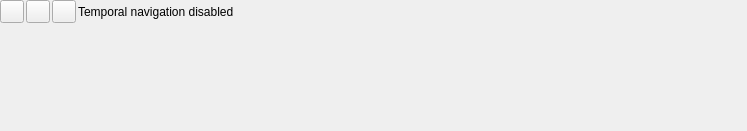
<?xml version="1.0" encoding="UTF-8"?>
<ui version="4.0">
 <class>QgsTemporalControllerWidgetBase</class>
 <widget class="QgsPanelWidget" name="QgsTemporalControllerWidgetBase">
  <property name="geometry">
   <rect>
    <x>0</x>
    <y>0</y>
    <width>747</width>
    <height>131</height>
   </rect>
  </property>
  <property name="windowTitle">
   <string>QgsDockWidget</string>
  </property>
  <layout class="QVBoxLayout" name="verticalLayout">
   <property name="leftMargin">
    <number>0</number>
   </property>
   <property name="topMargin">
    <number>0</number>
   </property>
   <property name="rightMargin">
    <number>0</number>
   </property>
   <property name="bottomMargin">
    <number>0</number>
   </property>
   <item>
    <layout class="QHBoxLayout" name="horizontalLayout">
     <property name="spacing">
      <number>2</number>
     </property>
     <item>
      <widget class="QToolButton" name="mNavigationOff">
       <property name="toolTip">
        <string>Turn off temporal navigation</string>
       </property>
       <property name="text">
        <string/>
       </property>
       <property name="icon">
        <iconset resource="../../images/images.qrc">
         <normaloff>:/images/themes/default/mTemporalNavigationOff.svg</normaloff>:/images/themes/default/mTemporalNavigationOff.svg</iconset>
       </property>
       <property name="checkable">
        <bool>true</bool>
       </property>
       <property name="autoRaise">
        <bool>false</bool>
       </property>
      </widget>
     </item>
     <item>
      <widget class="QToolButton" name="mNavigationFixedRange">
       <property name="toolTip">
        <string>Fixed range temporal navigation</string>
       </property>
       <property name="text">
        <string/>
       </property>
       <property name="icon">
        <iconset resource="../../images/images.qrc">
         <normaloff>:/images/themes/default/mTemporalNavigationFixedRange.svg</normaloff>:/images/themes/default/mTemporalNavigationFixedRange.svg</iconset>
       </property>
       <property name="checkable">
        <bool>true</bool>
       </property>
       <property name="autoRaise">
        <bool>false</bool>
       </property>
      </widget>
     </item>
     <item>
      <widget class="QToolButton" name="mNavigationAnimated">
       <property name="toolTip">
        <string>Animated temporal navigation</string>
       </property>
       <property name="text">
        <string/>
       </property>
       <property name="icon">
        <iconset resource="../../images/images.qrc">
         <normaloff>:/images/themes/default/mTemporalNavigationAnimated.svg</normaloff>:/images/themes/default/mTemporalNavigationAnimated.svg</iconset>
       </property>
       <property name="checkable">
        <bool>true</bool>
       </property>
       <property name="autoRaise">
        <bool>false</bool>
       </property>
      </widget>
     </item>
     <item>
      <widget class="QLabel" name="mCurrentRangeLabel">
       <property name="sizePolicy">
        <sizepolicy hsizetype="Expanding" vsizetype="Preferred">
         <horstretch>0</horstretch>
         <verstretch>0</verstretch>
        </sizepolicy>
       </property>
       <property name="text">
        <string>Temporal navigation disabled</string>
       </property>
      </widget>
     </item>
     <item>
      <widget class="QToolButton" name="mSettings">
       <property name="text">
        <string/>
       </property>
       <property name="icon">
        <iconset resource="../../images/images.qrc">
         <normaloff>:/images/themes/default/propertyicons/settings.svg</normaloff>:/images/themes/default/propertyicons/settings.svg</iconset>
       </property>
       <property name="autoRaise">
        <bool>true</bool>
       </property>
      </widget>
     </item>
    </layout>
   </item>
   <item>
    <widget class="QStackedWidget" name="mNavigationModeStackedWidget">
     <property name="sizePolicy">
      <sizepolicy hsizetype="Preferred" vsizetype="Fixed">
       <horstretch>0</horstretch>
       <verstretch>0</verstretch>
      </sizepolicy>
     </property>
     <property name="currentIndex">
      <number>0</number>
     </property>
     <widget class="QWidget" name="p1">
      <layout class="QVBoxLayout" name="verticalLayoutP1">
       <property name="spacing">
        <number>2</number>
       </property>
       <property name="leftMargin">
        <number>0</number>
       </property>
       <property name="topMargin">
        <number>0</number>
       </property>
       <property name="rightMargin">
        <number>0</number>
       </property>
       <property name="bottomMargin">
        <number>0</number>
       </property>
      </layout>
     </widget>
     <widget class="QWidget" name="p2">
      <layout class="QVBoxLayout" name="verticalLayoutP2">
       <property name="spacing">
        <number>2</number>
       </property>
       <property name="leftMargin">
        <number>0</number>
       </property>
       <property name="topMargin">
        <number>0</number>
       </property>
       <property name="rightMargin">
        <number>0</number>
       </property>
       <property name="bottomMargin">
        <number>0</number>
       </property>
       <item>
        <layout class="QHBoxLayout" name="horizontalLayout_5">
         <item>
          <widget class="QLabel" name="mFixedRangeRangeLabel">
           <property name="text">
            <string>Range</string>
           </property>
          </widget>
         </item>
         <item>
          <widget class="QDateTimeEdit" name="mFixedRangeStartDateTime">
           <property name="sizePolicy">
            <sizepolicy hsizetype="MinimumExpanding" vsizetype="Fixed">
             <horstretch>0</horstretch>
             <verstretch>0</verstretch>
            </sizepolicy>
           </property>
           <property name="displayFormat">
            <string>M/d/yyyy h:mm AP</string>
           </property>
           <property name="timeSpec">
            <enum>Qt::UTC</enum>
           </property>
          </widget>
         </item>
         <item>
          <widget class="QLabel" name="mFixedRangeRangeToLabel">
           <property name="text">
            <string>to </string>
           </property>
          </widget>
         </item>
         <item>
          <widget class="QDateTimeEdit" name="mFixedRangeEndDateTime">
           <property name="sizePolicy">
            <sizepolicy hsizetype="MinimumExpanding" vsizetype="Fixed">
             <horstretch>0</horstretch>
             <verstretch>0</verstretch>
            </sizepolicy>
           </property>
           <property name="displayFormat">
            <string>M/d/yyyy h:mm AP</string>
           </property>
           <property name="timeSpec">
            <enum>Qt::UTC</enum>
           </property>
          </widget>
         </item>
         <item>
          <widget class="QToolButton" name="mFixedRangeSetRangeButton">
           <property name="text">
            <string/>
           </property>
           <property name="icon">
            <iconset resource="../../images/images.qrc">
             <normaloff>:/images/themes/default/mActionRefresh.svg</normaloff>:/images/themes/default/mActionRefresh.svg</iconset>
           </property>
           <property name="autoRaise">
            <bool>true</bool>
           </property>
          </widget>
         </item>
         <item>
          <spacer name="horizontalSpacer2">
           <property name="orientation">
            <enum>Qt::Horizontal</enum>
           </property>
           <property name="sizeHint" stdset="0">
            <size>
             <width>40</width>
             <height>20</height>
            </size>
           </property>
          </spacer>
         </item>
        </layout>
       </item>
       <item>
        <spacer name="verticalSpacer2">
         <property name="orientation">
          <enum>Qt::Vertical</enum>
         </property>
         <property name="sizeHint" stdset="0">
          <size>
           <width>20</width>
           <height>0</height>
          </size>
         </property>
        </spacer>
       </item>
      </layout>
     </widget>
     <widget class="QWidget" name="p3">
      <layout class="QVBoxLayout" name="verticalLayoutP3">
       <property name="spacing">
        <number>2</number>
       </property>
       <property name="leftMargin">
        <number>0</number>
       </property>
       <property name="topMargin">
        <number>0</number>
       </property>
       <property name="rightMargin">
        <number>0</number>
       </property>
       <property name="bottomMargin">
        <number>0</number>
       </property>
       <item>
        <layout class="QHBoxLayout" name="horizontalLayout1">
         <property name="spacing">
          <number>2</number>
         </property>
         <item>
          <widget class="QPushButton" name="mRewindButton">
           <property name="text">
            <string/>
           </property>
           <property name="icon">
            <iconset resource="../../images/images.qrc">
             <normaloff>:/images/themes/default/temporal_navigation/rewindToStart.svg</normaloff>:/images/themes/default/temporal_navigation/rewindToStart.svg</iconset>
           </property>
          </widget>
         </item>
         <item>
          <widget class="QPushButton" name="mPreviousButton">
           <property name="text">
            <string/>
           </property>
           <property name="icon">
            <iconset resource="../../images/images.qrc">
             <normaloff>:/images/themes/default/temporal_navigation/previous.svg</normaloff>:/images/themes/default/temporal_navigation/previous.svg</iconset>
           </property>
          </widget>
         </item>
         <item>
          <widget class="QPushButton" name="mBackButton">
           <property name="text">
            <string/>
           </property>
           <property name="icon">
            <iconset resource="../../images/images.qrc">
             <normaloff>:/images/themes/default/temporal_navigation/back.svg</normaloff>:/images/themes/default/temporal_navigation/back.svg</iconset>
           </property>
           <property name="checkable">
            <bool>true</bool>
           </property>
          </widget>
         </item>
         <item>
          <widget class="QPushButton" name="mStopButton">
           <property name="text">
            <string/>
           </property>
           <property name="icon">
            <iconset resource="../../images/images.qrc">
             <normaloff>:/images/themes/default/temporal_navigation/pause.svg</normaloff>:/images/themes/default/temporal_navigation/pause.svg</iconset>
           </property>
           <property name="checkable">
            <bool>true</bool>
           </property>
          </widget>
         </item>
         <item>
          <widget class="QPushButton" name="mForwardButton">
           <property name="text">
            <string/>
           </property>
           <property name="icon">
            <iconset resource="../../images/images.qrc">
             <normaloff>:/images/themes/default/temporal_navigation/forward.svg</normaloff>:/images/themes/default/temporal_navigation/forward.svg</iconset>
           </property>
           <property name="checkable">
            <bool>true</bool>
           </property>
          </widget>
         </item>
         <item>
          <widget class="QPushButton" name="mNextButton">
           <property name="text">
            <string/>
           </property>
           <property name="icon">
            <iconset resource="../../images/images.qrc">
             <normaloff>:/images/themes/default/temporal_navigation/next.svg</normaloff>:/images/themes/default/temporal_navigation/next.svg</iconset>
           </property>
          </widget>
         </item>
         <item>
          <widget class="QPushButton" name="mFastForwardButton">
           <property name="text">
            <string/>
           </property>
           <property name="icon">
            <iconset resource="../../images/images.qrc">
             <normaloff>:/images/themes/default/temporal_navigation/skipToEnd.svg</normaloff>:/images/themes/default/temporal_navigation/skipToEnd.svg</iconset>
           </property>
          </widget>
         </item>
         <item>
          <widget class="QSlider" name="mSlider">
           <property name="orientation">
            <enum>Qt::Horizontal</enum>
           </property>
           <property name="invertedAppearance">
            <bool>false</bool>
           </property>
           <property name="tickPosition">
            <enum>QSlider::NoTicks</enum>
           </property>
          </widget>
         </item>
         <item>
          <widget class="QCheckBox" name="mLoopingCheckBox">
           <property name="toolTip">
            <string>Automatically reset and repeat the animation endlessly</string>
           </property>
           <property name="text">
            <string>Loop</string>
           </property>
          </widget>
         </item>
        </layout>
       </item>
       <item>
        <layout class="QHBoxLayout" name="horizontalLayout_6">
         <item>
          <widget class="QLabel" name="mRangeLabel">
           <property name="text">
            <string>Range</string>
           </property>
          </widget>
         </item>
         <item>
          <widget class="QDateTimeEdit" name="mStartDateTime">
           <property name="sizePolicy">
            <sizepolicy hsizetype="MinimumExpanding" vsizetype="Fixed">
             <horstretch>0</horstretch>
             <verstretch>0</verstretch>
            </sizepolicy>
           </property>
           <property name="displayFormat">
            <string>M/d/yyyy h:mm AP</string>
           </property>
           <property name="timeSpec">
            <enum>Qt::UTC</enum>
           </property>
          </widget>
         </item>
         <item>
          <widget class="QLabel" name="mRangeToLabel">
           <property name="text">
            <string>to </string>
           </property>
          </widget>
         </item>
         <item>
          <widget class="QDateTimeEdit" name="mEndDateTime">
           <property name="sizePolicy">
            <sizepolicy hsizetype="MinimumExpanding" vsizetype="Fixed">
             <horstretch>0</horstretch>
             <verstretch>0</verstretch>
            </sizepolicy>
           </property>
           <property name="displayFormat">
            <string>M/d/yyyy h:mm AP</string>
           </property>
           <property name="timeSpec">
            <enum>Qt::UTC</enum>
           </property>
          </widget>
         </item>
         <item>
          <widget class="QToolButton" name="mSetRangeButton">
           <property name="text">
            <string/>
           </property>
           <property name="icon">
            <iconset resource="../../images/images.qrc">
             <normaloff>:/images/themes/default/mActionRefresh.svg</normaloff>:/images/themes/default/mActionRefresh.svg</iconset>
           </property>
           <property name="autoRaise">
            <bool>true</bool>
           </property>
          </widget>
         </item>
         <item>
          <widget class="QLabel" name="mStepLabel">
           <property name="text">
            <string>Step</string>
           </property>
          </widget>
         </item>
         <item>
          <widget class="QgsDoubleSpinBox" name="mStepSpinBox">
           <property name="sizePolicy">
            <sizepolicy hsizetype="Maximum" vsizetype="Fixed">
             <horstretch>0</horstretch>
             <verstretch>0</verstretch>
            </sizepolicy>
           </property>
           <property name="maximumSize">
            <size>
             <width>130</width>
             <height>16777215</height>
            </size>
           </property>
           <property name="decimals">
            <number>3</number>
           </property>
          </widget>
         </item>
         <item>
          <widget class="QComboBox" name="mTimeStepsComboBox">
           <property name="editable">
            <bool>false</bool>
           </property>
           <property name="currentText">
            <string/>
           </property>
          </widget>
         </item>
         <item>
          <widget class="QToolButton" name="mExportAnimationButton">
           <property name="toolTip">
            <string>Export Animation</string>
           </property>
           <property name="text">
            <string/>
           </property>
           <property name="icon">
            <iconset resource="../../images/images.qrc">
             <normaloff>:/images/themes/default/mActionFileSave.svg</normaloff>:/images/themes/default/mActionFileSave.svg</iconset>
           </property>
           <property name="autoRaise">
            <bool>true</bool>
           </property>
          </widget>
         </item>
         <item>
          <spacer name="horizontalSpacer">
           <property name="orientation">
            <enum>Qt::Horizontal</enum>
           </property>
           <property name="sizeHint" stdset="0">
            <size>
             <width>40</width>
             <height>20</height>
            </size>
           </property>
          </spacer>
         </item>
        </layout>
       </item>
      </layout>
     </widget>
    </widget>
   </item>
   <item>
    <spacer name="verticalSpacer">
     <property name="orientation">
      <enum>Qt::Vertical</enum>
     </property>
     <property name="sizeHint" stdset="0">
      <size>
       <width>20</width>
       <height>0</height>
      </size>
     </property>
    </spacer>
   </item>
  </layout>
 </widget>
 <customwidgets>
  <customwidget>
   <class>QgsDoubleSpinBox</class>
   <extends>QDoubleSpinBox</extends>
   <header>qgsdoublespinbox.h</header>
  </customwidget>
  <customwidget>
   <class>QgsPanelWidget</class>
   <extends>QWidget</extends>
   <header>qgspanelwidget.h</header>
   <container>1</container>
  </customwidget>
 </customwidgets>
 <resources>
  <include location="../../images/images.qrc"/>
  <include location="../../images/images.qrc"/>
  <include location="../../images/images.qrc"/>
 </resources>
 <connections/>
</ui>
